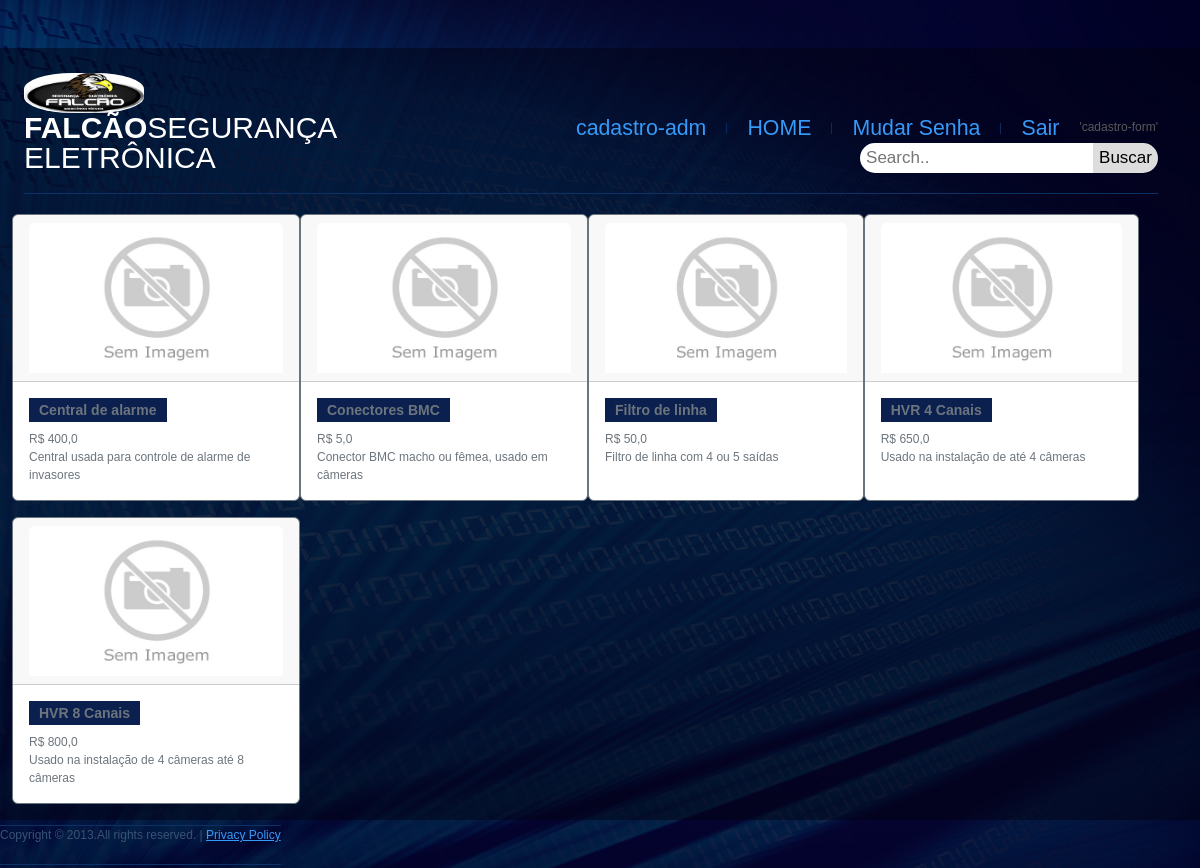
The page /produtos/ (signed in) on the database its author committed.
### falcao/models.py (models this page shows, shortened)
class produtos(models.Model):
    nome=models.CharField(max_length=255)
    valor=models.FloatField()
    quantidade=models.IntegerField()
    imagem=models.ImageField(upload_to='falcao/media')
    descricao=models.TextField()
    custo=models.FloatField(default=0)

### falcao/views.py (the view)
# urls.py: path('produtos/',lista_precos,name='produtos'),
@login_required(login_url='accounts:login')
def lista_precos(request):
    if request.POST:
        search=request.POST.get('search')
        itens=produtos.objects.filter(nome__contains=search)
        data={}
        data['produtos']=itens
    else:
        itens=produtos.objects.order_by('nome')
        data={}
        data['produtos']=itens
    return render(request,'../../falcao/templates/produtos.html',data)

### falcao/templates/produtos.html (shortened to what this page needs)
{% extends 'base.html' %}
{% load static %}
{% block content %}
<div class="container-fluid d-flex flex-wrap">
    {% for produto in produtos %}
        <div class="card border-secondary mb-3" style="max-width: 18rem;">
          <div class="card-header">
            {% if not produto.imagem %}
            <img class="card-img-top" src="{% static 'img/sem-imagem.jpg' %}" alt="Card image cap" width="564" height="150">
            {% endif %}
            </div>
          <div class="card-body text-secondary">
            <h5 class="card-title">{{produto.nome}}</h5>
            <p class="card-text">R$ {{produto.valor}}<br>{{produto.descricao}} </p>
          </div>
        </div>
{% endfor %}
</div>
{% endblock %}

### accounts/static/css/style.css (style rules this page uses)
* { font-family: 'Lucida Sans', 'Lucida Sans Regular', 'Lucida Grande', 'Lucida Sans Unicode', Geneva, Verdana, sans-serif; }
body { margin: 0; font-family: Arial, Helvetica, sans-serif; }

### accounts/static/css/login.css (style rules this page uses)
* { margin: 0; padding: 0; box-sizing: border-box; font-family: 'Poppins', sans-serif; }
body { max-width: 100%; background-image: url("../../accounts/static/img/bg1.jpg"); margin: 0 auto; position: relative; z-index: 2; }

### accounts/static/css/carrousel.css (style rules this page uses)
body { padding-top: 3rem; padding-bottom: 3rem; color: #5a5a5a; }

### accounts/static/css/supersized.core.css (style rules this page uses)
* { margin:0; padding:0; }
body { background:#111; height:100%; }
img { border:none; }

### accounts/static/css/style2.css (style rules this page uses)
body { background:#010125; border:0; font: 12px Arial, Helvetica, sans-serif; color:#96a2b3 ; line-height:18px; min-width:320px; padding-top: 25px; }
h5 { display: inline-block; font-weight: bold; color:#fff; padding:3px 10px; margin: 0px 0px 10px 0px; font-size: 14px; line-height: 18px; background: #0b204e; }

### rows shown on the page
produtos: nome "Central de alarme", valor "400,0", descricao "Central usada para controle de alarme de invasores"
produtos: nome "Conectores BMC", valor "5,0", descricao "Conector BMC macho ou fêmea, usado em câmeras"
produtos: nome "Filtro de linha", valor "50,0", descricao "Filtro de linha com 4 ou 5 saídas"
produtos: nome "HVR 4 Canais", valor "650,0", descricao "Usado na instalação de até 4 câmeras"
produtos: nome "HVR 8 Canais", valor "800,0", descricao "Usado na instalação de 4 câmeras até 8 câmeras"
